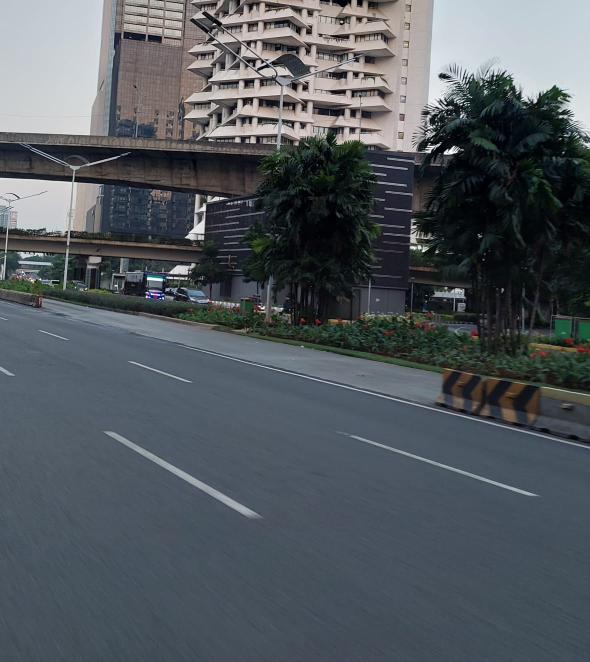
#> input picture PA-PC_202131181_EKLESIA A SIAGIAN_F/markajalan.jpg, 1180 x 1323 px (shown at 1/2 size)
$ jupyter execute 'UAS PRAKTIKUM_202131181_PENGOLAHAN CITRA(F).ipynb'
#> lines starting #> are read from the running program, lines starting #| are printed output that depends on the picture; after the words box and inside, x2 and y2 are one past the last pixel; in counts of white or black regions, pixels touching at a corner belong together
[cell 1]
import cv2
import numpy as np
from matplotlib import pyplot as plt

#eklesias202131181

[cell 2]
img=cv2.imread('markajalan.jpg')
#> img is the input picture: shape (1323, 1180, 3); mean B, G, R 94, 88.6, 82.4
cv2.imshow('Image', img)
cv2.waitKey()
cv2.destroyAllWindows()

#eklesias202131181

[cell 3]
gray = cv2.cvtColor(img, cv2.COLOR_BGR2GRAY)
edges = cv2.Canny(img, 100, 150)
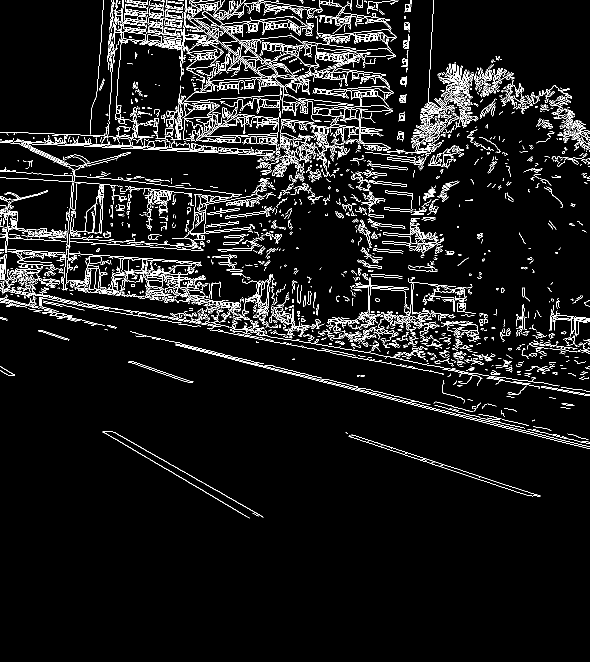
#> edges: shape (1323, 1180) (shown at 1/2 size); 6.2% white in thin lines or dots, all inside (x1, y1, x2, y2) = (0, 0, 1180, 1037)

#eklesias202131181

[cell 4]
fig, axs = plt.subplots(1,2, figsize =(10,10))
ax = axs.ravel()

ax[0].imshow(gray, cmap= 'gray')
ax[0].set_title('Gambar Asli')

ax[1].imshow(edges, cmap ='gray')
ax[1].set_title('Gambar Edges')

#eklesias202131181
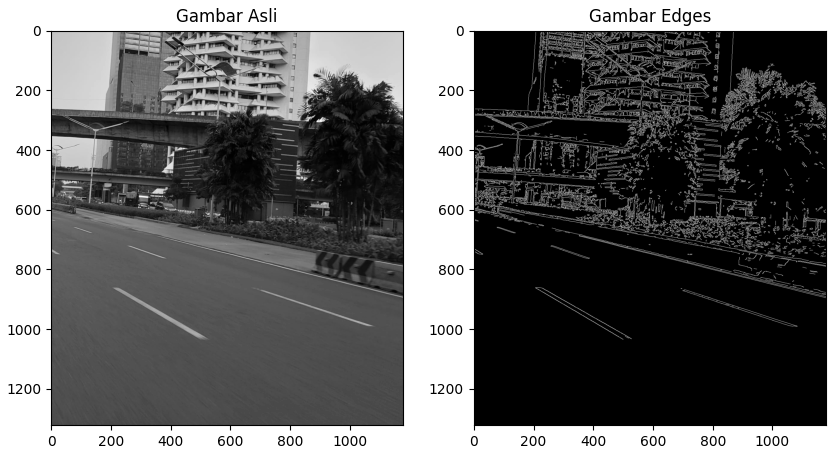
#> figure drawn by matplotlib, 2 panels

[cell 5]
blur = cv2.GaussianBlur(gray, (5, 5), 0)

#eklesias202131181

[cell 6]
edges = cv2.Canny(blur, 50, 150)
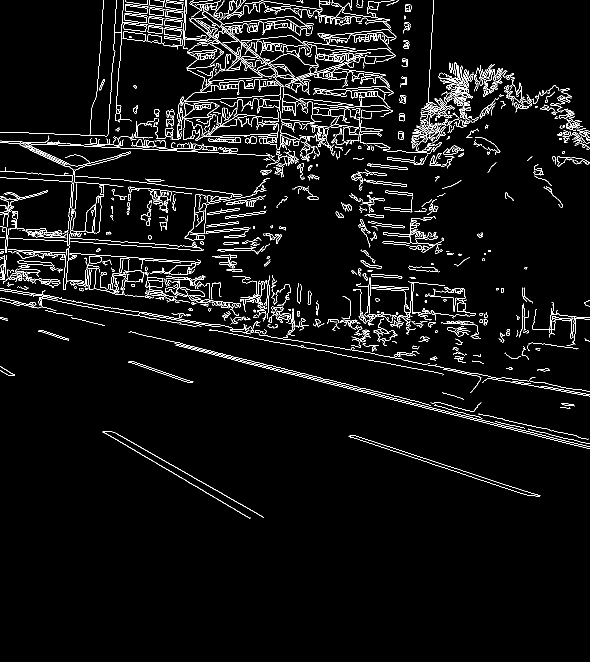
#> edges: shape (1323, 1180) (shown at 1/2 size); 4.4% white in thin lines or dots, all inside (x1, y1, x2, y2) = (0, 0, 1180, 1037)

#eklesias202131181

[cell 7]
mask = np.zeros_like(edges)

#eklesias202131181

[cell 8]
height, width = img.shape[:2]
#> height = 1323; width = 1180
roi_vertices = [(0, height), (width/2, height/2), (width, height)]
#> roi_vertices = [(0, 1323), (590, 661.5), (1180, 1323)]
mask_color = 255
cv2.fillPoly(mask, np.array([roi_vertices], dtype=np.int32), mask_color)
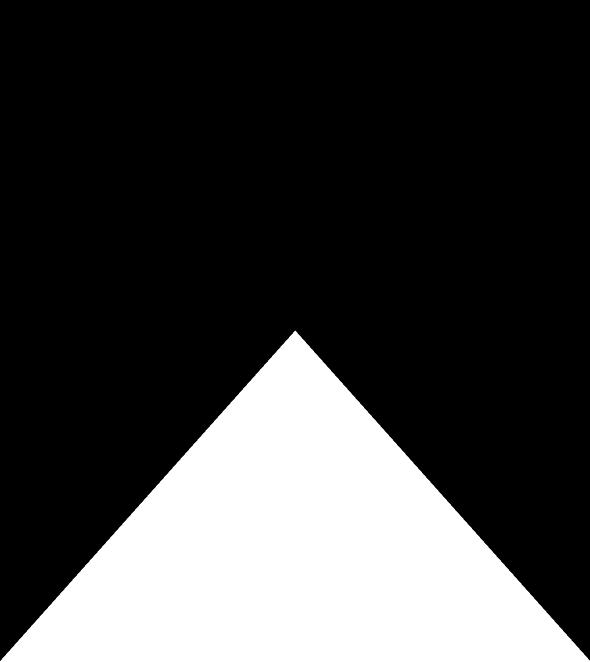
#> mask: shape (1323, 1180) (shown at 1/2 size); 25.1% white; 1 white region, box (x1, y1, x2, y2) and area: (0, 661, 1180, 1323) 391205
masked_edges = cv2.bitwise_and(edges, mask)
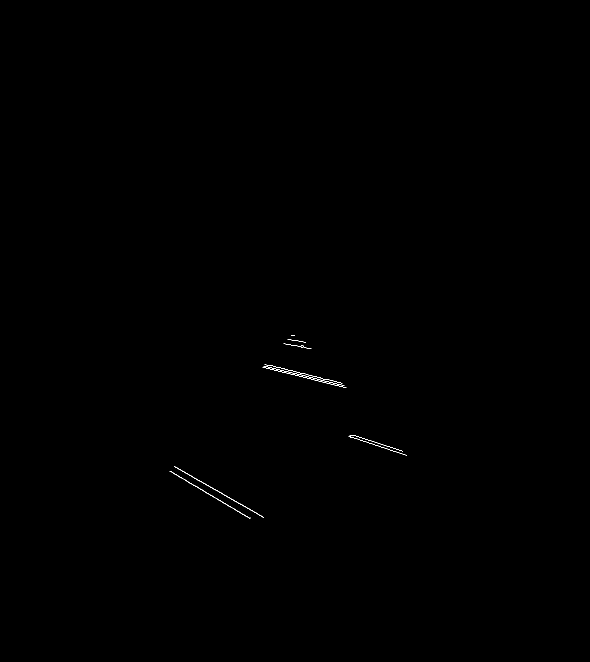
#> masked_edges: shape (1323, 1180) (shown at 1/2 size); 0.09% white in thin lines or dots, all inside (x1, y1, x2, y2) = (339, 670, 814, 1037)

#eklesias202131181

[cell 9]
lines = cv2.HoughLinesP(edges, rho=1, theta=np.pi/180, threshold=400, minLineLength=40, maxLineGap=40)
#> lines = [[349, 687, 1178, 893], [351, 690, 1179, 897]]
Canny_image = cv2.Canny(gray, 200, 400)
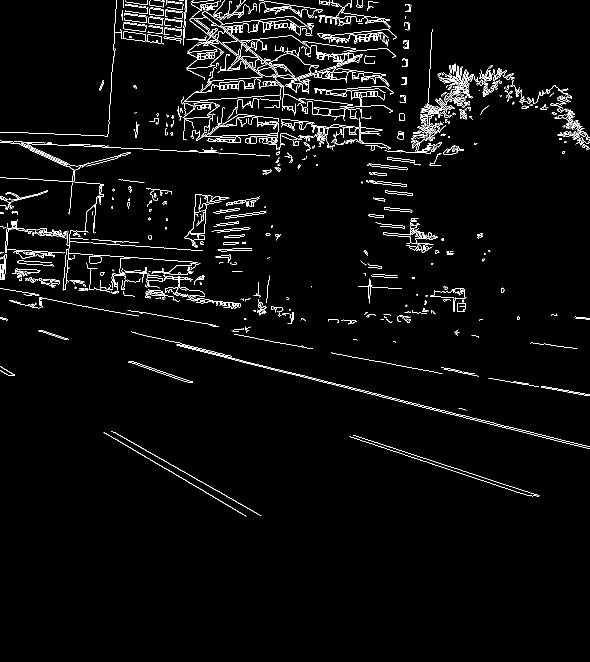
#> Canny_image: shape (1323, 1180) (shown at 1/2 size); 2.9% white in thin lines or dots, all inside (x1, y1, x2, y2) = (0, 0, 1180, 1033)

#eklesias202131181

[cell 10]
line_img = np.zeros_like(img)
for line in lines:
    x1, y1, x2, y2 = line[0]
    cv2.line(line_img, (x1, y1), (x2, y2), (0, 255, 0), 10)
#> this loop made 2 passes

#eklesias202131181

[cell 11]
final_img = cv2.addWeighted(img, 0.8, line_img, 1, 0)
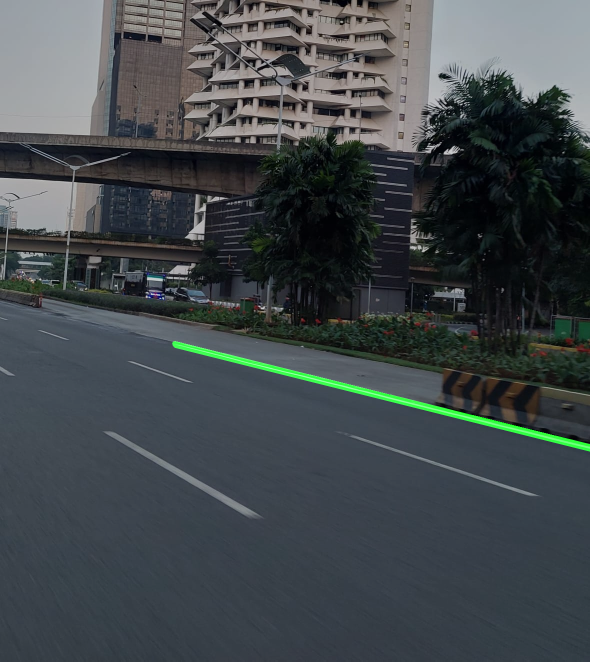
#> final_img: shape (1323, 1180, 3) (shown at 1/2 size); mean B, G, R 75.2, 72.3, 65.9
#eklesias202131181
